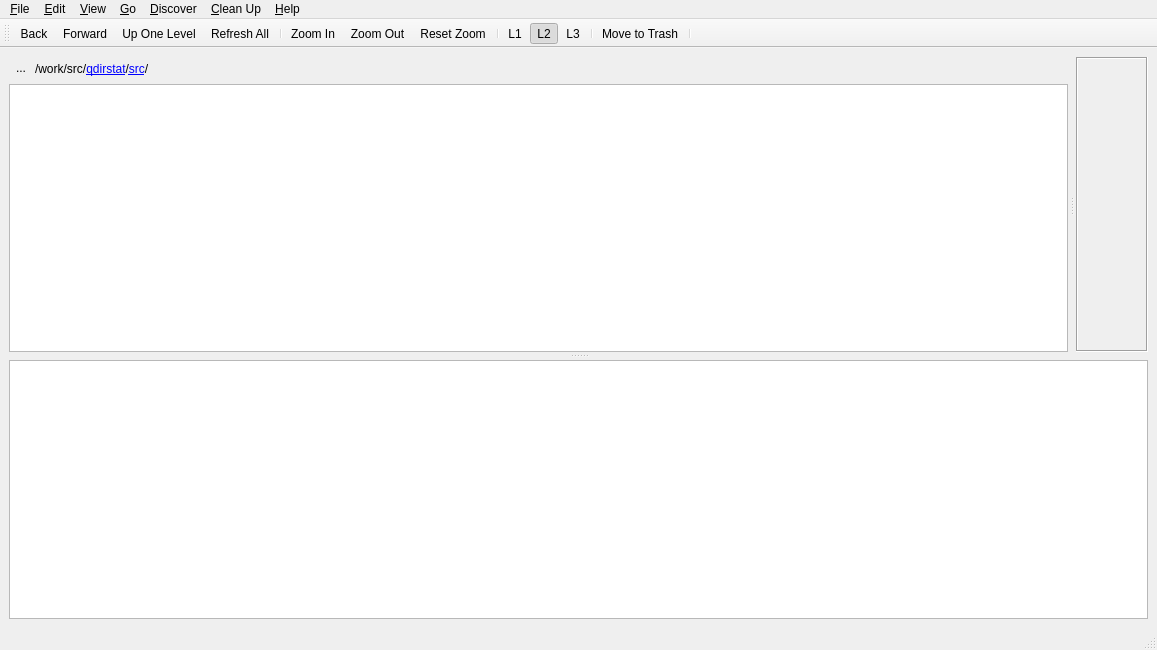
 <widget class="QMainWindow" name="MainWindow">
  <property name="geometry">
   <rect>
    <x>0</x>
    <y>0</y>
    <width>1157</width>
    <height>650</height>
   </rect>
  </property>
  <property name="windowTitle">
   <string>QDirStat</string>
  </property>
  <property name="windowIcon">
   <iconset resource="icons.qrc">
    <normaloff>:/icons/qdirstat.svg</normaloff>:/icons/qdirstat.svg</iconset>
  </property>
  <widget class="QWidget" name="centralWidget">
   <layout class="QVBoxLayout" name="verticalLayout">
    <item>
     <widget class="QSplitter" name="mainWinSplitter">
      <property name="orientation">
       <enum>Qt::Vertical</enum>
      </property>
      <property name="handleWidth">
       <number>8</number>
      </property>
      <widget class="QSplitter" name="topViewsSplitter">
       <property name="orientation">
        <enum>Qt::Horizontal</enum>
       </property>
       <property name="handleWidth">
        <number>8</number>
       </property>
       <widget class="QWidget" name="treeViewContainer" native="true">
        <property name="sizePolicy">
         <sizepolicy hsizetype="Expanding" vsizetype="Expanding">
          <horstretch>1</horstretch>
          <verstretch>1</verstretch>
         </sizepolicy>
        </property>
        <layout class="QVBoxLayout" name="treeViewLayout">
         <property name="spacing">
          <number>0</number>
         </property>
         <property name="leftMargin">
          <number>0</number>
         </property>
         <property name="topMargin">
          <number>0</number>
         </property>
         <property name="rightMargin">
          <number>0</number>
         </property>
         <property name="bottomMargin">
          <number>0</number>
         </property>
         <item>
          <layout class="QHBoxLayout" name="breadcrumbHBox">
           <property name="spacing">
            <number>0</number>
           </property>
           <item>
            <widget class="QToolButton" name="bookmarkButton">
             <property name="toolTip">
              <string>Bookmark / Un-Bookmark</string>
             </property>
             <property name="layoutDirection">
              <enum>Qt::LeftToRight</enum>
             </property>
             <property name="text">
              <string notr="true">...</string>
             </property>
             <property name="icon">
              <iconset resource="icons.qrc">
               <normaloff>:/icons/bookmark-off.png</normaloff>
               <normalon>:/icons/bookmark.png</normalon>:/icons/bookmark-off.png</iconset>
             </property>
             <property name="shortcut">
              <string>Ctrl+D</string>
             </property>
             <property name="checkable">
              <bool>true</bool>
             </property>
             <property name="autoRaise">
              <bool>true</bool>
             </property>
            </widget>
           </item>
           <item>
            <widget class="QDirStat::BreadcrumbNavigator" name="breadcrumbNavigator">
             <property name="text">
              <string>&lt;html&gt;&lt;head/&gt;&lt;body&gt;&lt;p&gt;/work/src/&lt;a href=&quot;/work/src/qdirstat&quot;&gt;qdirstat&lt;/a&gt;/&lt;a href=&quot;/work/src/qdirstat/src&quot;&gt;src&lt;/a&gt;/&lt;/p&gt;&lt;/body&gt;&lt;/html&gt;</string>
             </property>
             <property name="alignment">
              <set>Qt::AlignBottom|Qt::AlignLeading|Qt::AlignLeft</set>
             </property>
             <property name="indent">
              <number>2</number>
             </property>
            </widget>
           </item>
          </layout>
         </item>
         <item>
          <spacer name="breadcrumbVSpacer">
           <property name="orientation">
            <enum>Qt::Vertical</enum>
           </property>
           <property name="sizeType">
            <enum>QSizePolicy::Fixed</enum>
           </property>
           <property name="sizeHint" stdset="0">
            <size>
             <width>20</width>
             <height>6</height>
            </size>
           </property>
          </spacer>
         </item>
         <item>
          <widget class="QDirStat::DirTreeView" name="dirTreeView">
           <property name="sizePolicy">
            <sizepolicy hsizetype="Expanding" vsizetype="Expanding">
             <horstretch>1</horstretch>
             <verstretch>1</verstretch>
            </sizepolicy>
           </property>
          </widget>
         </item>
         <item>
          <widget class="QDirStat::MessagePanel" name="messagePanel" native="true">
           <property name="sizePolicy">
            <sizepolicy hsizetype="Minimum" vsizetype="Fixed">
             <horstretch>0</horstretch>
             <verstretch>0</verstretch>
            </sizepolicy>
           </property>
          </widget>
         </item>
        </layout>
       </widget>
       <widget class="QScrollArea" name="fileDetailsPanel">
        <property name="frameShape">
         <enum>QFrame::Box</enum>
        </property>
        <property name="widgetResizable">
         <bool>true</bool>
        </property>
        <widget class="QDirStat::FileDetailsView" name="fileDetailsView">
         <property name="geometry">
          <rect>
           <x>0</x>
           <y>0</y>
           <width>63</width>
           <height>296</height>
          </rect>
         </property>
        </widget>
       </widget>
      </widget>
      <widget class="QDirStat::TreemapView" name="treemapView"/>
     </widget>
    </item>
   </layout>
  </widget>
  <widget class="QMenuBar" name="menubar">
   <property name="geometry">
    <rect>
     <x>0</x>
     <y>0</y>
     <width>1157</width>
     <height>22</height>
    </rect>
   </property>
   <widget class="QMenu" name="menuFile">
    <property name="title">
     <string>&amp;File</string>
    </property>
    <addaction name="actionOpenDir"/>
    <addaction name="actionOpenPkg"/>
    <addaction name="actionShowUnpkgFiles"/>
    <addaction name="separator"/>
    <addaction name="actionRefreshAll"/>
    <addaction name="actionRefreshSelected"/>
    <addaction name="separator"/>
    <addaction name="actionReadExcludedDirectory"/>
    <addaction name="actionContinueReadingAtMountPoint"/>
    <addaction name="actionStopReading"/>
    <addaction name="separator"/>
    <addaction name="actionAskWriteCache"/>
    <addaction name="actionAskReadCache"/>
    <addaction name="separator"/>
    <addaction name="actionQuit"/>
   </widget>
   <widget class="QMenu" name="menuView">
    <property name="title">
     <string>&amp;View</string>
    </property>
    <widget class="QMenu" name="menuExpandTreeToLevel">
     <property name="title">
      <string>E&amp;xpand Tree to Level</string>
     </property>
     <addaction name="actionExpandTreeLevel0"/>
     <addaction name="actionExpandTreeLevel1"/>
     <addaction name="actionExpandTreeLevel2"/>
     <addaction name="actionExpandTreeLevel3"/>
     <addaction name="actionExpandTreeLevel4"/>
     <addaction name="actionExpandTreeLevel5"/>
    </widget>
    <widget class="QMenu" name="menuTreemap">
     <property name="title">
      <string>Tree&amp;map</string>
     </property>
     <addaction name="actionShowTreemap"/>
     <addaction name="actionTreemapZoomIn"/>
     <addaction name="actionTreemapZoomOut"/>
     <addaction name="actionResetTreemapZoom"/>
     <addaction name="actionTreemapRebuild"/>
    </widget>
    <addaction name="actionCloseAllTreeLevels"/>
    <addaction name="menuExpandTreeToLevel"/>
    <addaction name="menuTreemap"/>
    <addaction name="separator"/>
    <addaction name="actionShowDetailsPanel"/>
    <addaction name="separator"/>
    <addaction name="actionLayout1"/>
    <addaction name="actionLayout2"/>
    <addaction name="actionLayout3"/>
    <addaction name="separator"/>
    <addaction name="actionFileSizeStats"/>
    <addaction name="actionFileTypeStats"/>
    <addaction name="actionFileAgeStats"/>
    <addaction name="actionShowFilesystems"/>
   </widget>
   <widget class="QMenu" name="menuEdit">
    <property name="title">
     <string>&amp;Edit</string>
    </property>
    <addaction name="actionCopyPathToClipboard"/>
    <addaction name="actionMoveToTrash"/>
    <addaction name="actionFindFiles"/>
    <addaction name="separator"/>
    <addaction name="actionConfigure"/>
   </widget>
   <widget class="QMenu" name="menuGo">
    <property name="title">
     <string>&amp;Go</string>
    </property>
    <widget class="QMenu" name="menuBookmarks">
     <property name="tearOffEnabled">
      <bool>true</bool>
     </property>
     <property name="title">
      <string>To &amp;Bookmark</string>
     </property>
     <property name="icon">
      <iconset resource="icons.qrc">
       <normaloff>:/icons/bookmark.png</normaloff>:/icons/bookmark.png</iconset>
     </property>
     <property name="toolTipsVisible">
      <bool>false</bool>
     </property>
    </widget>
    <addaction name="actionGoUp"/>
    <addaction name="actionGoToToplevel"/>
    <addaction name="menuBookmarks"/>
   </widget>
   <widget class="QMenu" name="menuHelp">
    <property name="title">
     <string>&amp;Help</string>
    </property>
    <widget class="QMenu" name="menuProblemsAndSolutions">
     <property name="title">
      <string>Problems and &amp;Solutions</string>
     </property>
     <addaction name="actionCantMoveDirToTrash"/>
     <addaction name="actionBtrfsSizeReporting"/>
     <addaction name="actionShadowedByMount"/>
     <addaction name="actionHeadlessServers"/>
    </widget>
    <addaction name="actionHelp"/>
    <addaction name="actionAbout"/>
    <addaction name="actionAboutQt"/>
    <addaction name="separator"/>
    <addaction name="actionTreemapHelp"/>
    <addaction name="actionPkgViewHelp"/>
    <addaction name="actionUnpkgViewHelp"/>
    <addaction name="actionFileAgeStatsHelp"/>
    <addaction name="separator"/>
    <addaction name="actionWhatsNew"/>
    <addaction name="menuProblemsAndSolutions"/>
    <addaction name="actionDonate"/>
   </widget>
   <widget class="QMenu" name="menuCleanup">
    <property name="tearOffEnabled">
     <bool>true</bool>
    </property>
    <property name="title">
     <string>&amp;Clean Up</string>
    </property>
    <addaction name="actionMoveToTrash"/>
    <addaction name="separator"/>
   </widget>
   <widget class="QMenu" name="menuDiscover">
    <property name="title">
     <string>&amp;Discover</string>
    </property>
    <addaction name="actionDiscoverLargestFiles"/>
    <addaction name="actionDiscoverNewestFiles"/>
    <addaction name="actionDiscoverOldestFiles"/>
    <addaction name="actionDiscoverHardLinkedFiles"/>
    <addaction name="actionDiscoverBrokenSymLinks"/>
    <addaction name="actionDiscoverSparseFiles"/>
   </widget>
   <addaction name="menuFile"/>
   <addaction name="menuEdit"/>
   <addaction name="menuView"/>
   <addaction name="menuGo"/>
   <addaction name="menuDiscover"/>
   <addaction name="menuCleanup"/>
   <addaction name="menuHelp"/>
  </widget>
  <widget class="QStatusBar" name="statusBar"/>
  <widget class="QToolBar" name="toolBar">
   <property name="windowTitle">
    <string>Main Toolbar</string>
   </property>
   <attribute name="toolBarArea">
    <enum>TopToolBarArea</enum>
   </attribute>
   <attribute name="toolBarBreak">
    <bool>false</bool>
   </attribute>
   <addaction name="actionGoBack"/>
   <addaction name="actionGoForward"/>
   <addaction name="actionGoUp"/>
   <addaction name="actionRefreshAll"/>
   <addaction name="separator"/>
   <addaction name="actionTreemapZoomIn"/>
   <addaction name="actionTreemapZoomOut"/>
   <addaction name="actionResetTreemapZoom"/>
   <addaction name="separator"/>
   <addaction name="actionLayout1"/>
   <addaction name="actionLayout2"/>
   <addaction name="actionLayout3"/>
   <addaction name="separator"/>
   <addaction name="actionMoveToTrash"/>
   <addaction name="separator"/>
  </widget>
  <action name="actionQuit">
   <property name="icon">
    <iconset resource="icons.qrc">
     <normaloff>:/icons/window-close.png</normaloff>:/icons/window-close.png</iconset>
   </property>
   <property name="text">
    <string>&amp;Quit</string>
   </property>
   <property name="toolTip">
    <string>Exit application</string>
   </property>
   <property name="shortcut">
    <string>Ctrl+Q</string>
   </property>
  </action>
  <action name="actionOpenDir">
   <property name="icon">
    <iconset resource="icons.qrc">
     <normaloff>:/icons/open-dir.png</normaloff>:/icons/open-dir.png</iconset>
   </property>
   <property name="text">
    <string>&amp;Open Directory...</string>
   </property>
   <property name="toolTip">
    <string>Open a directory to scan.</string>
   </property>
   <property name="shortcut">
    <string>Ctrl+O</string>
   </property>
  </action>
  <action name="actionNewInstance">
   <property name="text">
    <string>New &amp;Instance</string>
   </property>
   <property name="toolTip">
    <string>Open another QDirStat window (as a separate process)</string>
   </property>
   <property name="shortcut">
    <string>Ctrl+N</string>
   </property>
  </action>
  <action name="actionCloseAllTreeLevels">
   <property name="text">
    <string>&amp;Close All Tree Levels</string>
   </property>
   <property name="toolTip">
    <string>Close all branches of the directory tree.</string>
   </property>
  </action>
  <action name="actionExpandTreeLevel0">
   <property name="text">
    <string>Level &amp;0</string>
   </property>
   <property name="toolTip">
    <string>Expand (open) the directory tree to level 0.</string>
   </property>
  </action>
  <action name="actionExpandTreeLevel1">
   <property name="text">
    <string>Level &amp;1</string>
   </property>
   <property name="toolTip">
    <string>Expand (open) the directory tree to level 1.</string>
   </property>
   <property name="shortcut">
    <string>Ctrl+1</string>
   </property>
  </action>
  <action name="actionExpandTreeLevel2">
   <property name="text">
    <string>Level &amp;2</string>
   </property>
   <property name="toolTip">
    <string>Expand (open) the directory tree to level 2.</string>
   </property>
   <property name="shortcut">
    <string>Ctrl+2</string>
   </property>
  </action>
  <action name="actionExpandTreeLevel3">
   <property name="text">
    <string>Level &amp;3</string>
   </property>
   <property name="toolTip">
    <string>Expand (open) the directory tree to level 3.</string>
   </property>
   <property name="shortcut">
    <string>Ctrl+3</string>
   </property>
  </action>
  <action name="actionExpandTreeLevel4">
   <property name="text">
    <string>Level &amp;4</string>
   </property>
   <property name="toolTip">
    <string>Expand (open) the directory tree to level 4.</string>
   </property>
   <property name="shortcut">
    <string>Ctrl+4</string>
   </property>
  </action>
  <action name="actionExpandTreeLevel5">
   <property name="text">
    <string>Level &amp;5</string>
   </property>
   <property name="toolTip">
    <string>Expand (open) the directory tree to level 5.</string>
   </property>
   <property name="shortcut">
    <string>Ctrl+5</string>
   </property>
  </action>
  <action name="actionExpandTreeLevel6">
   <property name="text">
    <string>Level &amp;6</string>
   </property>
   <property name="toolTip">
    <string>Expand (open) the directory tree to level 6.</string>
   </property>
   <property name="shortcut">
    <string>Ctrl+6</string>
   </property>
  </action>
  <action name="actionExpandTreeLevel7">
   <property name="text">
    <string>Level &amp;7</string>
   </property>
   <property name="toolTip">
    <string>Expand (open) the directory tree to level 7.</string>
   </property>
   <property name="shortcut">
    <string>Ctrl+7</string>
   </property>
  </action>
  <action name="actionExpandTreeLevel8">
   <property name="text">
    <string>Level &amp;8</string>
   </property>
   <property name="toolTip">
    <string>Expand (open) the directory tree to level 8.</string>
   </property>
   <property name="shortcut">
    <string>Ctrl+8</string>
   </property>
  </action>
  <action name="actionExpandTreeLevel9">
   <property name="text">
    <string>Level &amp;9</string>
   </property>
   <property name="toolTip">
    <string>Expand (open) the directory tree to level 9.</string>
   </property>
   <property name="shortcut">
    <string>Ctrl+9</string>
   </property>
  </action>
  <action name="actionStopReading">
   <property name="icon">
    <iconset resource="icons.qrc">
     <normaloff>:/icons/stop.png</normaloff>:/icons/stop.png</iconset>
   </property>
   <property name="text">
    <string>&amp;Stop Reading</string>
   </property>
   <property name="toolTip">
    <string>Stop reading directories.</string>
   </property>
   <property name="shortcut">
    <string>Ctrl+S</string>
   </property>
  </action>
  <action name="actionAskWriteCache">
   <property name="icon">
    <iconset resource="icons.qrc">
     <normaloff>:/icons/document-export.png</normaloff>:/icons/document-export.png</iconset>
   </property>
   <property name="text">
    <string>&amp;Write To Cache File...</string>
   </property>
   <property name="toolTip">
    <string>Write the current directory tree to a cache file.</string>
   </property>
  </action>
  <action name="actionAskReadCache">
   <property name="icon">
    <iconset resource="icons.qrc">
     <normaloff>:/icons/document-import.png</normaloff>:/icons/document-import.png</iconset>
   </property>
   <property name="text">
    <string>&amp;Read Cache File...</string>
   </property>
   <property name="toolTip">
    <string>Read a directory tree from a cache file.</string>
   </property>
  </action>
  <action name="actionRefreshAll">
   <property name="icon">
    <iconset resource="icons.qrc">
     <normaloff>:/icons/refresh.png</normaloff>:/icons/refresh.png</iconset>
   </property>
   <property name="text">
    <string>Refresh &amp;All</string>
   </property>
   <property name="toolTip">
    <string>Re-read the entire directory tree from disk.</string>
   </property>
   <property name="shortcut">
    <string>F5</string>
   </property>
  </action>
  <action name="actionCopyPathToClipboard">
   <property name="icon">
    <iconset resource="icons.qrc">
     <normaloff>:/icons/edit-copy.png</normaloff>:/icons/edit-copy.png</iconset>
   </property>
   <property name="text">
    <string>&amp;Copy Path</string>
   </property>
   <property name="toolTip">
    <string>Copy the full path of the current item to the system clipboard for use in other applications.</string>
   </property>
   <property name="shortcut">
    <string>Ctrl+C</string>
   </property>
  </action>
  <action name="actionTreemapZoomIn">
   <property name="icon">
    <iconset resource="icons.qrc">
     <normaloff>:/icons/zoom-in.png</normaloff>:/icons/zoom-in.png</iconset>
   </property>
   <property name="text">
    <string>Zoom &amp;In</string>
   </property>
   <property name="toolTip">
    <string>Zoom the treemap in (enlarge) one level.</string>
   </property>
   <property name="shortcut">
    <string>Ctrl++</string>
   </property>
  </action>
  <action name="actionTreemapZoomOut">
   <property name="icon">
    <iconset resource="icons.qrc">
     <normaloff>:/icons/zoom-out.png</normaloff>:/icons/zoom-out.png</iconset>
   </property>
   <property name="text">
    <string>Zoom &amp;Out</string>
   </property>
   <property name="toolTip">
    <string>Zoom the treemap out one level.</string>
   </property>
   <property name="shortcut">
    <string>Ctrl+-</string>
   </property>
  </action>
  <action name="actionResetTreemapZoom">
   <property name="icon">
    <iconset resource="icons.qrc">
     <normaloff>:/icons/zoom-best-fit.png</normaloff>:/icons/zoom-best-fit.png</iconset>
   </property>
   <property name="text">
    <string>&amp;Reset Zoom</string>
   </property>
   <property name="toolTip">
    <string>Reset the treemap zoom factor to normal.</string>
   </property>
   <property name="shortcut">
    <string>Ctrl+0</string>
   </property>
  </action>
  <action name="actionTreemapRebuild">
   <property name="text">
    <string>Re&amp;build</string>
   </property>
   <property name="toolTip">
    <string>Rebuild the treemap.</string>
   </property>
  </action>
  <action name="actionShowTreemap">
   <property name="checkable">
    <bool>true</bool>
   </property>
   <property name="checked">
    <bool>true</bool>
   </property>
   <property name="text">
    <string>&amp;Show Treemap</string>
   </property>
   <property name="toolTip">
    <string>Enable or disable showing the treemap view.</string>
   </property>
   <property name="shortcut">
    <string>F9</string>
   </property>
  </action>
  <action name="actionGoUp">
   <property name="icon">
    <iconset resource="icons.qrc">
     <normaloff>:/icons/go-up.png</normaloff>:/icons/go-up.png</iconset>
   </property>
   <property name="text">
    <string>&amp;Up One Level</string>
   </property>
   <property name="toolTip">
    <string>Up One Level</string>
   </property>
   <property name="shortcut">
    <string>Alt+Up</string>
   </property>
  </action>
  <action name="actionGoToToplevel">
   <property name="icon">
    <iconset resource="icons.qrc">
     <normaloff>:/icons/go-top.png</normaloff>:/icons/go-top.png</iconset>
   </property>
   <property name="text">
    <string>To Tople&amp;vel</string>
   </property>
   <property name="toolTip">
    <string>Navigate to the toplevel directory of this tree.</string>
   </property>
   <property name="shortcut">
    <string>Alt+Home</string>
   </property>
  </action>
  <action name="actionAbout">
   <property name="icon">
    <iconset resource="icons.qrc">
     <normaloff>:/icons/qdirstat.png</normaloff>:/icons/qdirstat.png</iconset>
   </property>
   <property name="text">
    <string>A&amp;bout QDirStat...</string>
   </property>
   <property name="toolTip">
    <string>About QDirStat</string>
   </property>
  </action>
  <action name="actionAboutQt">
   <property name="text">
    <string>About &amp;Qt...</string>
   </property>
   <property name="iconText">
    <string>About Qt...</string>
   </property>
   <property name="toolTip">
    <string>About Qt</string>
   </property>
  </action>
  <action name="actionRefreshSelected">
   <property name="text">
    <string>Re&amp;fresh Selected</string>
   </property>
   <property name="toolTip">
    <string>Reread the selected branch from disk.</string>
   </property>
   <property name="shortcut">
    <string>F6</string>
   </property>
  </action>
  <action name="actionReadExcludedDirectory">
   <property name="text">
    <string>Read &amp;Excluded Directory</string>
   </property>
   <property name="toolTip">
    <string>Read a directory that was excluded by an exclude rule.</string>
   </property>
  </action>
  <action name="actionContinueReadingAtMountPoint">
   <property name="icon">
    <iconset resource="icons.qrc">
     <normaloff>:/icons/hard-disk.png</normaloff>:/icons/hard-disk.png</iconset>
   </property>
   <property name="text">
    <string>Continue Reading at &amp;Mount Point</string>
   </property>
   <property name="toolTip">
    <string>Continue Reading at Mount Point</string>
   </property>
  </action>
  <action name="actionConfigure">
   <property name="icon">
    <iconset resource="icons.qrc">
     <normaloff>:/icons/preferences.png</normaloff>:/icons/preferences.png</iconset>
   </property>
   <property name="text">
    <string>C&amp;onfigure QDirStat</string>
   </property>
   <property name="toolTip">
    <string>Configure QDirStat</string>
   </property>
  </action>
  <action name="actionVerboseSelection">
   <property name="checkable">
    <bool>true</bool>
   </property>
   <property name="text">
    <string>Verbose Selection</string>
   </property>
   <property name="toolTip">
    <string>Switch verbose logging of selecting and unselecting items on or off.</string>
   </property>
   <property name="shortcut">
    <string>Shift+F7</string>
   </property>
  </action>
  <action name="actionMoveToTrash">
   <property name="icon">
    <iconset resource="icons.qrc">
     <normaloff>:/icons/trashcan.png</normaloff>:/icons/trashcan.png</iconset>
   </property>
   <property name="text">
    <string>Move to T&amp;rash</string>
   </property>
   <property name="toolTip">
    <string>Move the selected items to the trash bin.</string>
   </property>
   <property name="shortcut">
    <string>Del</string>
   </property>
  </action>
  <action name="actionDumpSelection">
   <property name="text">
    <string>Dump Selection to Log</string>
   </property>
   <property name="shortcut">
    <string>F7</string>
   </property>
  </action>
  <action name="actionFileTypeStats">
   <property name="text">
    <string>File &amp;Type Statistics</string>
   </property>
   <property name="toolTip">
    <string>File Type Statistics</string>
   </property>
   <property name="shortcut">
    <string>F3</string>
   </property>
  </action>
  <action name="actionHelp">
   <property name="text">
    <string>QDirStat &amp;Help</string>
   </property>
   <property name="iconText">
    <string>QDirStat Help</string>
   </property>
   <property name="toolTip">
    <string>QDirStat Help</string>
   </property>
   <property name="statusTip">
    <string>https://github.com/shundhammer/qdirstat/blob/master/README.md</string>
   </property>
   <property name="shortcut">
    <string>F1</string>
   </property>
  </action>
  <action name="actionFileSizeStats">
   <property name="text">
    <string>File &amp;Size Statistics</string>
   </property>
   <property name="shortcut">
    <string>F2</string>
   </property>
  </action>
  <action name="actionShowDetailsPanel">
   <property name="checkable">
    <bool>true</bool>
   </property>
   <property name="checked">
    <bool>true</bool>
   </property>
   <property name="text">
    <string>Show &amp;Details Panel</string>
   </property>
   <property name="toolTip">
    <string>Show &amp;Details Panel</string>
   </property>
  </action>
  <action name="actionLayout1">
   <property name="checkable">
    <bool>true</bool>
   </property>
   <property name="text">
    <string>Layout &amp;1 (Short)</string>
   </property>
   <property name="iconText">
    <string>L1</string>
   </property>
   <property name="shortcut">
    <string>Alt+1</string>
   </property>
  </action>
  <action name="actionLayout2">
   <property name="checkable">
    <bool>true</bool>
   </property>
   <property name="checked">
    <bool>true</bool>
   </property>
   <property name="text">
    <string>Layout &amp;2 (Classic)</string>
   </property>
   <property name="iconText">
    <string>L2</string>
   </property>
   <property name="shortcut">
    <string>Alt+2</string>
   </property>
  </action>
  <action name="actionLayout3">
   <property name="checkable">
    <bool>true</bool>
   </property>
   <property name="text">
    <string>Layout &amp;3 (Full)</string>
   </property>
   <property name="iconText">
    <string>L3</string>
   </property>
   <property name="shortcut">
    <string>Alt+3</string>
   </property>
  </action>
  <action name="actionDonate">
   <property name="text">
    <string>&amp;Donate...</string>
   </property>
   <property name="iconText">
    <string notr="true">https://www.paypal.com/cgi-bin/webscr?cmd=_s-xclick&amp;hosted_button_id=EYJXAVLGNRR5W</string>
   </property>
   <property name="toolTip">
    <string>Make a donation to support the QDirStat project</string>
   </property>
  </action>
  <action name="actionWhatsNew">
   <property name="text">
    <string>What's &amp;New in this Release...</string>
   </property>
   <property name="toolTip">
    <string>Show release notes in external web browser</string>
   </property>
  </action>
  <action name="actionOpenPkg">
   <property name="icon">
    <iconset resource="icons.qrc">
     <normaloff>:/icons/tree-medium/package.png</normaloff>
     <normalon>:/icons/tree-medium/folder-pkg.png</normalon>:/icons/tree-medium/package.png</iconset>
   </property>
   <property name="text">
    <string>Show Installed &amp;Packages...</string>
   </property>
   <property name="toolTip">
    <string>Show Installed Packages</string>
   </property>
   <property name="shortcut">
    <string>Ctrl+P</string>
   </property>
  </action>
  <action name="actionPkgViewHelp">
   <property name="text">
    <string>The &amp;Packages View...</string>
   </property>
   <property name="iconText">
    <string>The Packages View...</string>
   </property>
   <property name="toolTip">
    <string>The Packages View</string>
   </property>
   <property name="statusTip">
    <string>https://github.com/shundhammer/qdirstat/blob/master/doc/Pkg-View.md</string>
   </property>
  </action>
  <action name="actionShowUnpkgFiles">
   <property name="text">
    <string>Show &amp;Unpackaged Files...</string>
   </property>
   <property name="toolTip">
    <string>Show only files that do NOT belong to an installed software package</string>
   </property>
   <property name="shortcut">
    <string>Ctrl+U</string>
   </property>
  </action>
  <action name="actionUnpkgViewHelp">
   <property name="text">
    <string>The &amp;Unpackaged Files View...</string>
   </property>
   <property name="iconText">
    <string>The Unpackaged Files View...</string>
   </property>
   <property name="toolTip">
    <string>The Unpackaged Files View</string>
   </property>
   <property name="statusTip">
    <string>https://github.com/shundhammer/qdirstat/blob/master/doc/Unpkg-View.md</string>
   </property>
  </action>
  <action name="actionShowFilesystems">
   <property name="text">
    <string>Show Mounted &amp;Filesystems</string>
   </property>
   <property name="shortcut">
    <string>Ctrl+M</string>
   </property>
  </action>
  <action name="actionDiscoverLargestFiles">
   <property name="text">
    <string>&amp;Largest Files</string>
   </property>
   <property name="toolTip">
    <string>Largest Files</string>
   </property>
  </action>
  <action name="actionDiscoverNewestFiles">
   <property name="text">
    <string>&amp;Newest Files</string>
   </property>
   <property name="toolTip">
    <string>Newest Files</string>
   </property>
  </action>
  <action name="actionDiscoverOldestFiles">
   <property name="text">
    <string>&amp;Oldest Files</string>
   </property>
   <property name="toolTip">
    <string>Oldest Files</string>
   </property>
  </action>
  <action name="actionDiscoverHardLinkedFiles">
   <property name="text">
    <string>Files with Multiple &amp;Hard Links</string>
   </property>
   <property name="toolTip">
    <string>Files with Multiple Hard Links</string>
   </property>
  </action>
  <action name="actionDiscoverBrokenSymLinks">
   <property name="text">
    <string>&amp;Broken Symbolic LInks</string>
   </property>
   <property name="toolTip">
    <string>Broken Symbolic LInks</string>
   </property>
  </action>
  <action name="actionDiscoverSparseFiles">
   <property name="text">
    <string>&amp;Sparse Files</string>
   </property>
   <property name="toolTip">
    <string>Sparse Files</string>
   </property>
  </action>
  <action name="actionBtrfsSizeReporting">
   <property name="text">
    <string>&amp;Btrfs Size Reporting...</string>
   </property>
   <property name="statusTip">
    <string>https://github.com/shundhammer/qdirstat/blob/master/doc/Btrfs-Free-Size.md</string>
   </property>
  </action>
  <action name="actionShadowedByMount">
   <property name="text">
    <string>Files Shadowed by a &amp;Mount...</string>
   </property>
   <property name="iconText">
    <string>Files Shadowed by a Mount...</string>
   </property>
   <property name="toolTip">
    <string>Files Shadowed by a Mount</string>
   </property>
   <property name="statusTip">
    <string>https://github.com/shundhammer/qdirstat/blob/master/doc/Shadowed-by-Mount.md</string>
   </property>
  </action>
  <action name="actionHeadlessServers">
   <property name="text">
    <string>QDirStat for &amp;Headless Servers...</string>
   </property>
   <property name="iconText">
    <string>QDirStat for Headless Servers...</string>
   </property>
   <property name="toolTip">
    <string>QDirStat for Headless Servers</string>
   </property>
   <property name="statusTip">
    <string>https://github.com/shundhammer/qdirstat/blob/master/doc/QDirStat-for-Servers.md</string>
   </property>
  </action>
  <action name="actionCantMoveDirToTrash">
   <property name="text">
    <string>Can't Move a Directory to &amp;Trash...</string>
   </property>
   <property name="statusTip">
    <string>https://github.com/shundhammer/qdirstat/blob/master/doc/Troubleshooting.md#cant-move-a-directory-to-trash</string>
   </property>
  </action>
  <action name="actionFileAgeStats">
   <property name="text">
    <string>File &amp;Age Statistics</string>
   </property>
   <property name="shortcut">
    <string>F4</string>
   </property>
  </action>
  <action name="actionDiscoverFilesFromYear">
   <property name="text">
    <string>Files from &amp;Year</string>
   </property>
  </action>
  <action name="actionGoBack">
   <property name="icon">
    <iconset resource="icons.qrc">
     <normaloff>:/icons/go-left.png</normaloff>:/icons/go-left.png</iconset>
   </property>
   <property name="text">
    <string>&amp;Back</string>
   </property>
   <property name="toolTip">
    <string>Go back to the previous directory</string>
   </property>
   <property name="shortcut">
    <string>Alt+Left</string>
   </property>
  </action>
  <action name="actionGoForward">
   <property name="icon">
    <iconset resource="icons.qrc">
     <normaloff>:/icons/go-right.png</normaloff>:/icons/go-right.png</iconset>
   </property>
   <property name="text">
    <string>&amp;Forward</string>
   </property>
   <property name="toolTip">
    <string>&lt;html&gt;&lt;head/&gt;&lt;body&gt;&lt;p&gt;Go forward again to the next directory (after going back).&lt;/p&gt;&lt;/body&gt;&lt;/html&gt;</string>
   </property>
   <property name="shortcut">
    <string>Alt+Right</string>
   </property>
  </action>
  <action name="actionFileAgeStatsHelp">
   <property name="text">
    <string>The File &amp;Age Statistics...</string>
   </property>
   <property name="statusTip">
    <string>https://github.com/shundhammer/qdirstat/blob/master/doc/File-Age-Stats.md</string>
   </property>
  </action>
  <action name="actionFindFiles">
   <property name="text">
    <string>&amp;Find...</string>
   </property>
   <property name="toolTip">
    <string>Find Files or Directories in the Scanned Tree</string>
   </property>
   <property name="shortcut">
    <string>Ctrl+F</string>
   </property>
  </action>
  <action name="actionSelectAllBookmarks">
   <property name="text">
    <string>Select &amp;All</string>
   </property>
   <property name="toolTip">
    <string>Select all Bookmarks in the Tree</string>
   </property>
  </action>
  <action name="actionTreemapHelp">
   <property name="text">
    <string>The &amp;Treemap Graphics...</string>
   </property>
   <property name="toolTip">
    <string>The colored graphics in the main window explained</string>
   </property>
   <property name="statusTip">
    <string>https://github.com/shundhammer/qdirstat/blob/master/doc/Treemap.md</string>
   </property>
  </action>
 </widget>
